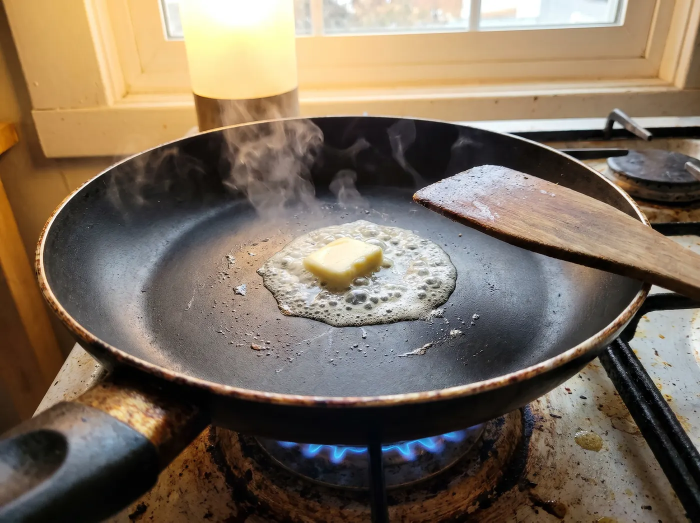
#> input picture art/butter.webp, 1400 x 1045 px (shown at 1/2 size)
$ python -i make-art.py   (imports and definitions only)
#> lines starting #> are read from the running program, lines starting #| are printed output that depends on the picture
#!/usr/bin/env python3
"""Turns the Higgsfield originals in art-src/ into game files in art/:
scene photos as webp, ingredient and fly cut-outs with transparent background."""
from pathlib import Path

import numpy as np
from PIL import Image, ImageFilter

root = Path(__file__).parent
src, out = root / "art-src", root / "art"
# [1 line not run here, left out]

SCENES = ["kitchen", "fridge", "wash", "crack", "milk", "salt", "whisk", "butter", "cook", "done"]
ITEMS = ["eggs", "milk", "butter", "cheese", "tomato", "cucumber", "salt", "fly"]


def key(rgb):
    """Removes the flat background by colour distance from the corner colour."""
    rgb = rgb.astype(float)
    corners = np.concatenate([rgb[:8, :8].reshape(-1, 3), rgb[:8, -8:].reshape(-1, 3), rgb[-8:, :8].reshape(-1, 3), rgb[-8:, -8:].reshape(-1, 3)])
    bg = np.median(corners, 0)
    d = np.sqrt(((rgb - bg) ** 2).sum(-1))
    alpha = np.clip((d - 38) / 45, 0, 1)
    if bg[1] > bg[0] + 40:  # green screen: despill the fringe
        g = rgb[..., 1]
        m = np.maximum(rgb[..., 0], rgb[..., 2])
        rgb[..., 1] = np.where((g > m) & (alpha < 1), m + (g - m) * .25, g)
    a = Image.fromarray((alpha * 255).astype("uint8")).filter(ImageFilter.MinFilter(3)).filter(ImageFilter.GaussianBlur(.8))
    img = Image.fromarray(rgb.astype("uint8")).convert("RGBA")
    img.putalpha(a)
    return img.crop(a.point(lambda v: 255 if v > 40 else 0).getbbox())


# [16 lines not run here, left out]

>>> import cv2
>>> picture = cv2.imread('art/butter.webp', cv2.IMREAD_GRAYSCALE)
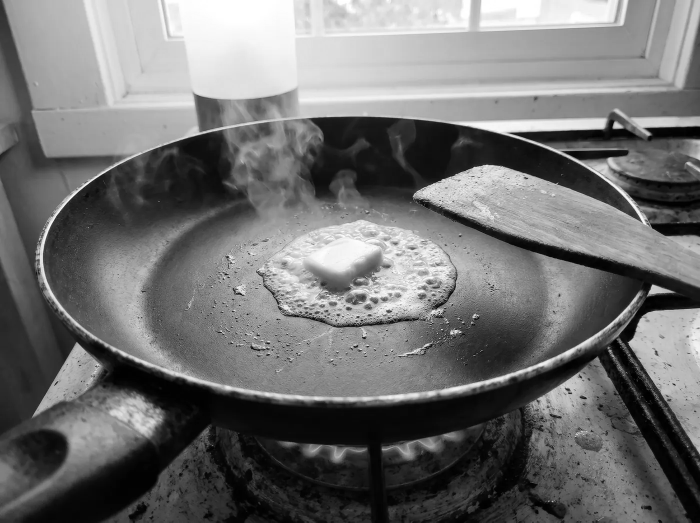
#> picture: shape (1045, 1400) (shown at 1/2 size); min 0, max 255, mean 113.5
>>> result = key(picture)
#> (the run stopped early here; a loop or call above may not have finished)

$ run again, on art/i-butter.webp
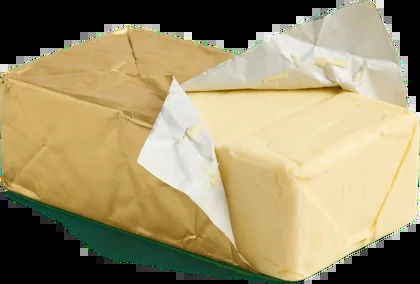
#> input picture art/i-butter.webp, 420 x 284 px
#> `picture = cv2.imread('art/butter.webp', cv2.IMREAD_GRAYSCALE)`:
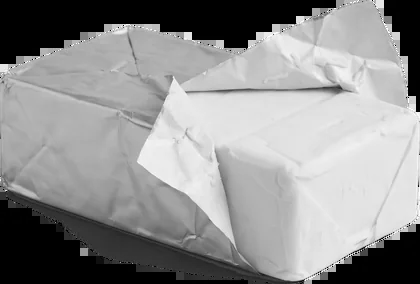
#> picture: shape (284, 420); min 0, max 255, mean 144.4

$ run again, on art/i-cheese.webp
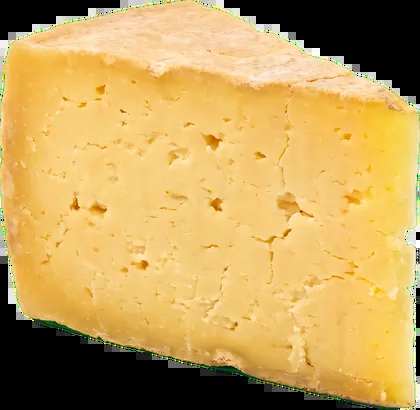
#> input picture art/i-cheese.webp, 420 x 410 px
#> `picture = cv2.imread('art/butter.webp', cv2.IMREAD_GRAYSCALE)`:
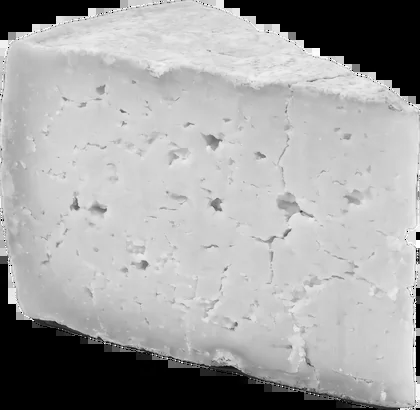
#> picture: shape (410, 420); min 0, max 255, mean 164
